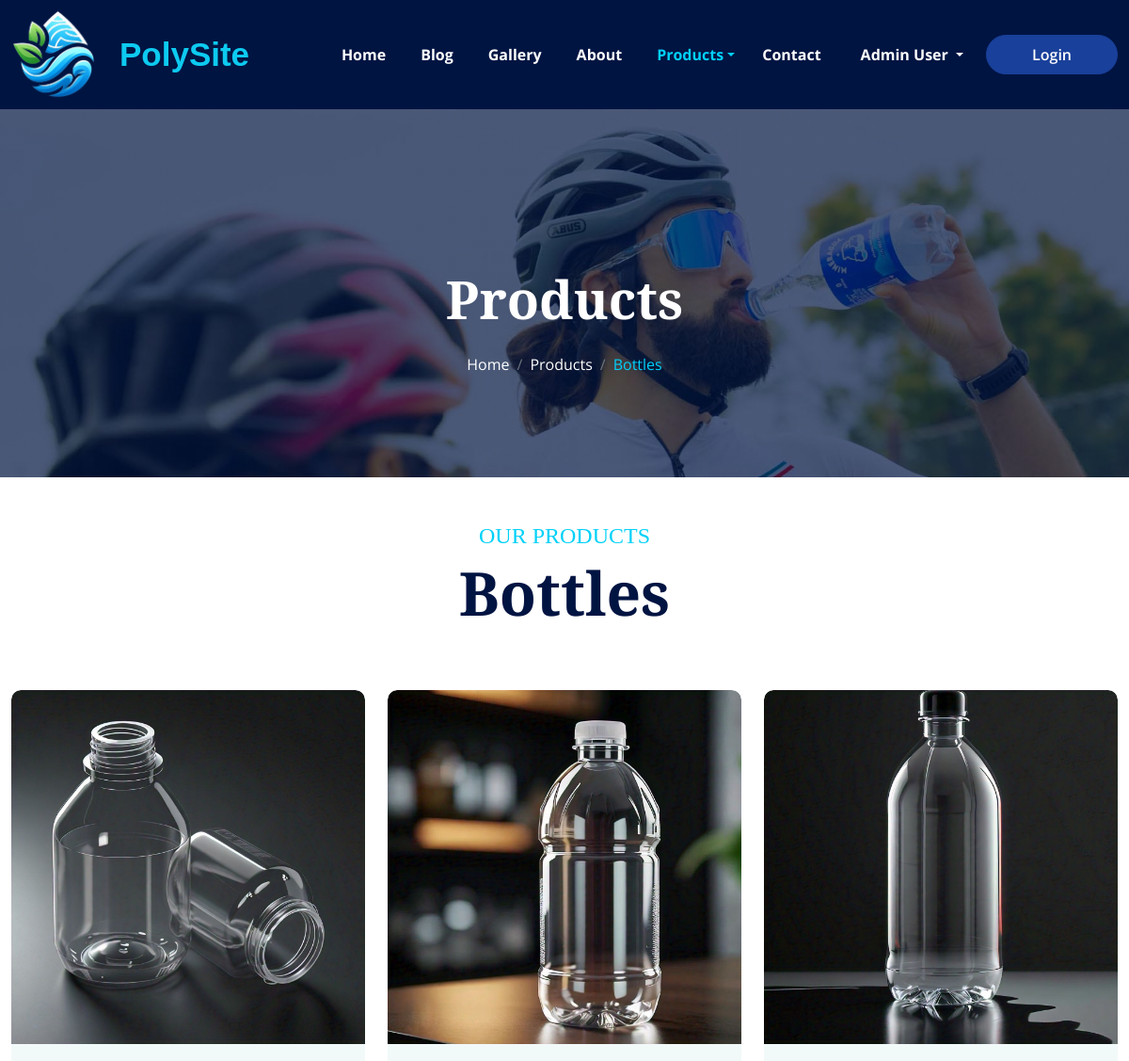
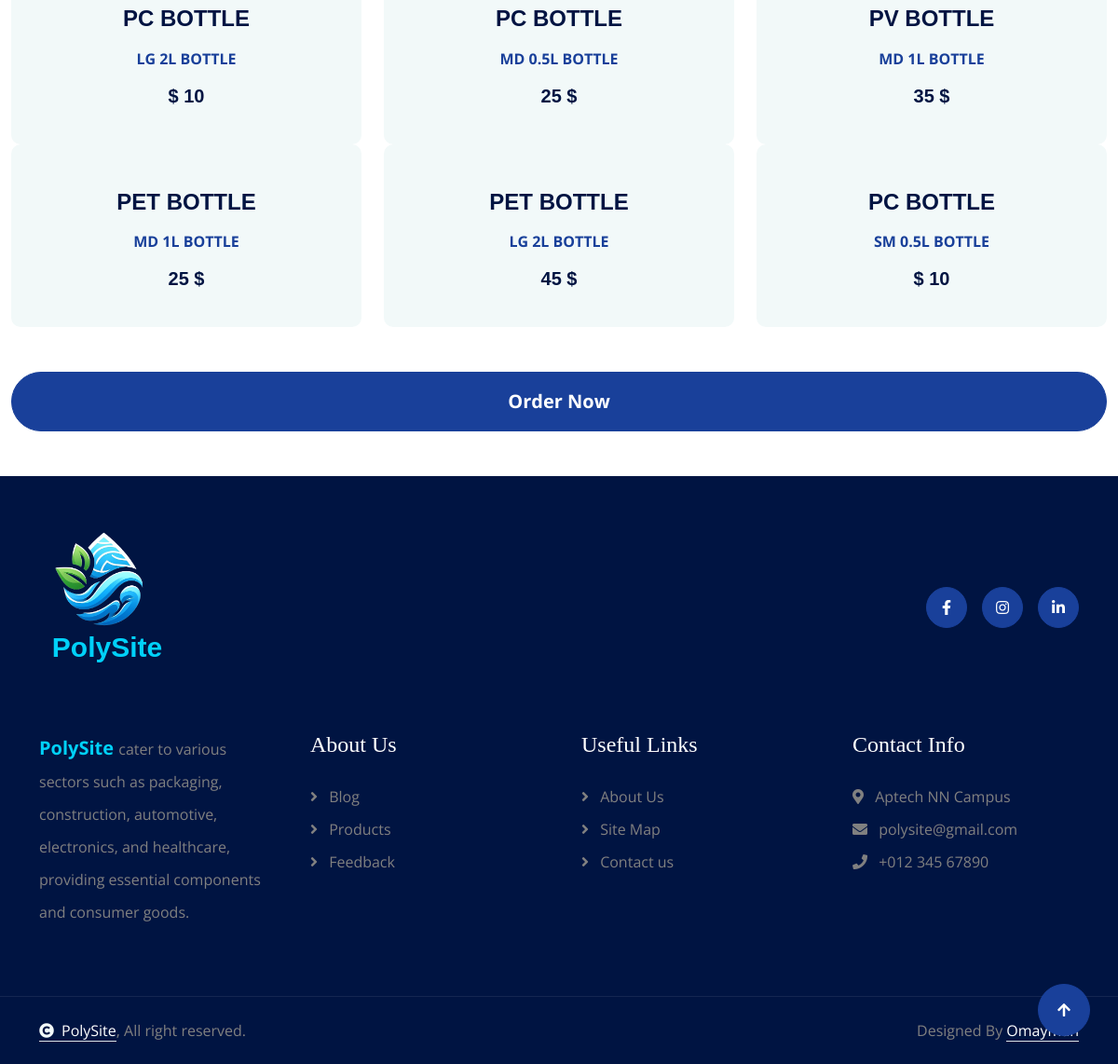
Screenshot of /bottles.php (signed in) with the database file from the repository (2 pictures, top to bottom).
### tables this page shows
CREATE TABLE `product_bottle_upload` (
  `id` int(200) NOT NULL,
  `file_name` varchar(300) NOT NULL,
  `title` varchar(200) NOT NULL,
  `description` varchar(300) NOT NULL,
  `price` varchar(300) NOT NULL
);

### bottles.php (the view, shortened to what this page needs)
<?php
include 'configuration.php';
?>
<!DOCTYPE html>
<html lang="en">
<head>
    <link rel="stylesheet" href="https://use.fontawesome.com/releases/v5.15.4/css/all.css" />
    <link href="https://cdn.jsdelivr.net/npm/bootstrap-icons@1.4.1/font/bootstrap-icons.css" rel="stylesheet">
    <link href="lib/animate/animate.min.css" rel="stylesheet">
    <link href="lib/owlcarousel/assets/owl.carousel.min.css" rel="stylesheet">
    <link href="css/bootstrap.min.css" rel="stylesheet">
    <link href="css/style.css" rel="stylesheet">
    <link href="css/nav.css" rel="stylesheet">
</head>
<body>
    <nav class="navbar navbar-expand-lg navbar-light bg-dark">
        <div class="container-fluid">
            <a href="index.php"><img src="img/PolysiteLogo1.png" style="height: 100px;"></a>
            <h4 class="pt-2 px-4 text-info polysite-text" style="font-family: sans-serif; font-weight:bold; font-size: 35px; ">PolySite</h4>
            <div class="collapse navbar-collapse" id="navbarCollapse">
                <div class="navbar-nav ms-auto py-0">
                    <a href="index.php" class="nav-item nav-link px-3" style=" margin-right: 5px; font-weight: bold;">Home</a>
                    <a href="blog.php" class="nav-item nav-link  px-3" style="font-weight: bold; margin-right: 5px;">Blog</a>
                    <a href="gallery.php" class="nav-item nav-link  px-3" style="font-weight: bold; margin-right: 5px;">Gallery</a>
                    <a href="about.php" class="nav-item nav-link px-3" style="font-weight: bold; margin-right: 5px;">About</a>
                    <div class="nav-item dropdown">
                        <a href="#" class="nav-link dropdown-toggle active px-3" style="font-weight: bold; margin-right: 5px;" data-bs-toggle="dropdown">Products</a>
                    </div>
                    <a href="contact.php" class="nav-item nav-link px-2" style="font-weight: bold; margin-right: 10px;">Contact</a>
                    <div class="nav-item dropdown px-3">
                        <a href="#" class="nav-link dropdown-toggle" data-bs-toggle="dropdown">
                            <span class="d-none d-lg-inline-flex"><?php echo "$_SESSION[username]" ?></span>
                        </a>
                    </div>
                </div>
                <a href="signup.php" class="btn btn-secondary rounded-pill d-inline-flex flex-shrink-0 py-2 px-5">Login</a>
            </div>
        </div>
    </nav>
    <div class="container-fluid bg-breadcrumb">
        <div class="container text-center py-5" style="max-width: 900px;">
            <h4 class="text-white display-4 mb-4 wow fadeInDown" data-wow-delay="0.1s">Products</h4>
            <ol class="breadcrumb d-flex justify-content-center mb-0 wow fadeInDown" data-wow-delay="0.3s">
                <li class="breadcrumb-item"><a href="index.php">Home</a></li>
                <li class="breadcrumb-item"><a href="#">Products</a></li>
                <li class="breadcrumb-item active text-primary">Bottles </li>
            </ol>
        </div>
    </div>
    <div class="container-fluid blog py-5">
        <div class="text-center mx-auto pb-5 wow fadeInUp" data-wow-delay="0.2s" style="max-width: 800px;">
            <h4 class="text-uppercase text-primary">Our Products</h4>
            <h1 class="display-3 text-capitalize mb-3">Bottles</h1>
        </div>
        <div class="row g-4 justify-content-center">
            <div class="col-md-4 wow fadeInUp" data-wow-delay="0.6s">
                <?php
                $query1 = "SELECT * FROM `product_bottle_upload` WHERE `id` = '1'";
                $validate2 = mysqli_query($connection, $query1);
                while ($show = mysqli_fetch_assoc($validate2)) {
                ?>
                    <div class="product-item">
                        <div class="product-img">
                            <?php $imagepath = "Admin Panel/bottles_upload_img/" . $show['file_name'] ?>
                            <img src="<?php echo $imagepath; ?>" class="img-fluid rounded-top w-100" alt="">
                        </div>
                        <div class="product-content rounded-bottom p-4">
                            <p style="font-family:sans-serif;" class="h4 mb-3 fw-bold text-center"><?php echo $show['title'] ?></p>
                            <p class="mb-3 text-center text-secondary fw-bold"><?php echo $show['description'] ?></p>
                            <p style="font-family: sans-serif;" class="fw-bold h5 text-center mb-3"><?php echo $show['price'] ?></p>
                        </div>
                    </div>
                <?PHP } ?>
            </div>
            <div class="col-md-4 wow fadeInUp" data-wow-delay="0.6s">
                <?php
                $query1 = "SELECT * FROM `product_bottle_upload` WHERE `id` = '2'";
                $validate2 = mysqli_query($connection, $query1);
                while ($show = mysqli_fetch_assoc($validate2)) {
                ?>
                    <div class="product-item">
                        <div class="product-img">
                            <?php $imagepath = "Admin Panel/bottles_upload_img/" . $show['file_name'] ?>
                            <img src="<?php echo $imagepath; ?>" class="img-fluid rounded-top w-100" alt="">
                        </div>
                        <div class="product-content rounded-bottom p-4">
                            <p style="font-family:sans-serif;" class="h4 mb-3 fw-bold text-center"><?php echo $show['title'] ?></p>
                            <p class="mb-3 text-center text-secondary fw-bold"><?php echo $show['description'] ?></p>
                            <p style="font-family: sans-serif;" class="fw-bold h5 text-center mb-3"><?php echo $show['price'] ?></p>
                        </div>
                    </div>
                <?PHP } ?>
            </div>
            <div class="col-md-4 wow fadeInUp" data-wow-delay="0.6s">
                <?php
                $query1 = "SELECT * FROM `product_bottle_upload` WHERE `id` = '3'";
                $validate2 = mysqli_query($connection, $query1);
                while ($show = mysqli_fetch_assoc($validate2)) {
                ?>
                    <div class="product-item">
                        <div class="product-img">
                            <?php $imagepath = "Admin Panel/bottles_upload_img/" . $show['file_name'] ?>
                            <img src="<?php echo $imagepath; ?>" class="img-fluid rounded-top w-100" alt="">
                        </div>
                        <div class="product-content rounded-bottom p-4">
                            <p style="font-family:sans-serif;" class="h4 mb-3 fw-bold text-center"><?php echo $show['title'] ?></p>
                            <p class="mb-3 text-center text-secondary fw-bold"><?php echo $show['description'] ?></p>
                            <p style="font-family: sans-serif;" class="fw-bold h5 text-center mb-3"><?php echo $show['price'] ?></p>
                        </div>
                    </div>
                <?PHP } ?>
            </div>
        </div>
        <div class="row g-4 justify-content-center">
            <div class="col-md-4 wow fadeInUp" data-wow-delay="0.6s">
                <?php
                $query1 = "SELECT * FROM `product_bottle_upload` WHERE `id` = '4'";
                $validate2 = mysqli_query($connection, $query1);
                while ($show = mysqli_fetch_assoc($validate2)) {
                ?>
                    <div class="product-item">
                        <div class="product-img">
                        </div>
                        <div class="product-content rounded-bottom p-4">
                            <p style="font-family:sans-serif;" class="h4 mb-3 fw-bold text-center"><?php echo $show['title'] ?></p>
                            <p class="mb-3 text-center text-secondary fw-bold"><?php echo $show['description'] ?></p>
                            <p style="font-family: sans-serif;" class="fw-bold h5 text-center mb-3"><?php echo $show['price'] ?></p>
                        </div>
                    </div>
                <?PHP } ?>
            </div>
            <div class="col-md-4 wow fadeInUp" data-wow-delay="0.6s">
                <?php
                $query1 = "SELECT * FROM `product_bottle_upload` WHERE `id` = '5'";
                $validate2 = mysqli_query($connection, $query1);
                while ($show = mysqli_fetch_assoc($validate2)) {
                ?>
                    <div class="product-item">
                        <div class="product-img">
                        </div>
                        <div class="product-content rounded-bottom p-4">
                            <p style="font-family:sans-serif;" class="h4 mb-3 fw-bold text-center"><?php echo $show['title'] ?></p>
                            <p class="mb-3 text-center text-secondary fw-bold"><?php echo $show['description'] ?></p>
                            <p style="font-family: sans-serif;" class="fw-bold h5 text-center mb-3"><?php echo $show['price'] ?></p>
                        </div>
                    </div>
                <?PHP } ?>
            </div>
            <div class="col-md-4 wow fadeInUp" data-wow-delay="0.6s">
                <?php
                $query1 = "SELECT * FROM `product_bottle_upload` WHERE `id` = '6'";
                $validate2 = mysqli_query($connection, $query1);
                while ($show = mysqli_fetch_assoc($validate2)) {
                ?>
                    <div class="product-item">
                        <div class="product-img">
                        </div>
                        <div class="product-content rounded-bottom p-4">
                            <p style="font-family:sans-serif;" class="h4 mb-3 fw-bold text-center"><?php echo $show['title'] ?></p>
                            <p class="mb-3 text-center text-secondary fw-bold"><?php echo $show['description'] ?></p>
                            <p style="font-family: sans-serif;" class="fw-bold h5 text-center mb-3"><?php echo $show['price'] ?></p>
                        </div>
                    </div>
                <?PHP } ?>
            </div>
        </div>
    </div>
    <div class="container-fluid text-center">
        <a href="bottles_order.php" class="btn btn-secondary w-100 rounded-pill pt-3 pb-3" style="font-size: 20px; font-weight:bold; ">Order Now</a>
    </div><br><br>
    <div class="container-fluid footer py-2 wow fadeIn" data-wow-delay="0.2s">
        <div class="container py-5">
            <div class="row g-5 mb-5 align-items-center">
                <div class="col-lg-2">
                    <div class="position-relative mx-auto text-center">
                        <h3 class="text-primary mb-4">
                            <i class="text-primary me-3">
                                <img src="img/PolysiteLogo1.png" alt="Logo" style="width: 100px;">
                            </i>
                            <p style="font-family: sans-serif; font-size: 30px;font-weight: bold;">PolySite</p>
                        </h3>
                    </div>
                </div>
                <div class="col-lg-5 ms-lg-auto">
                    <div class="d-flex align-items-center justify-content-center justify-content-lg-end">
                        <a class="btn btn-secondary btn-md-square rounded-circle me-3" target="_blank" href="https://www.facebook.com/"><i class="fab fa-facebook-f"></i></a>
                        <a class="btn btn-secondary btn-md-square rounded-circle me-3" target="_blank" href="https://www.instagram.com/"><i class="fab fa-instagram"></i></a>
                        <a class="btn btn-secondary btn-md-square rounded-circle me-0" target="_blank" href="https://pk.linkedin.com/"><i class="fab fa-linkedin-in"></i></a>
                    </div>
                </div>
            </div>
            <div class="row g-5">
                <div class="col-md-6 col-lg-6 col-xl-3">
                    <div class="footer-item d-flex flex-column">
                        <div class="footer-item">
                            <p class="mb-3"><b class="text-primary" style="font-size: 20px;">PolySite </b> cater to various sectors such as packaging, construction, automotive, electronics, and healthcare, providing essential components and consumer goods.</p>
                        </div>
                    </div>
                </div>
                <div class="col-md-6 col-lg-6 col-xl-3">
                    <div class="footer-item d-flex flex-column">
                        <h4 class="text-white mb-4">About Us</h4>
                        <a href="blog.php"><i class="fas fa-angle-right me-2"></i> Blog </a>
                        <a href="gallery.php"><i class="fas fa-angle-right me-2"></i> Products</a>
                        <a href="feedback.php"><i class="fas fa-angle-right me-2"></i> Feedback</a>
                    </div>
                </div>
                <div class="col-md-6 col-lg-6 col-xl-3">
                    <div class="footer-item d-flex flex-column">
                        <h4 class="text-white mb-4">Useful Links</h4>
                        <a href="about.php"><i class="fas fa-angle-right me-2"></i> About Us </a>
                        <a href="#" target="_blank"><i class="fas fa-angle-right me-2"></i> Site Map</a>
                        <a href="contact.php"><i class="fas fa-angle-right me-2"></i> Contact us</a>
                    </div>
                </div>
                <div class="col-md-6 col-lg-6 col-xl-3">
                    <div class="footer-item d-flex flex-column">
                        <h4 class="text-white mb-4">Contact Info</h4>
                        <a href="https://aptech-education.com.pk/" target="_blank"><i class="fa fa-map-marker-alt me-2"></i> Aptech NN Campus</a>
                        <a href="mailto:info@example.com"><i class="fas fa-envelope me-2"></i> polysite@gmail.com</a>
                        <a href="tel:+012 345 67890"><i class="fas fa-phone me-2"></i> +012 345 67890</a>
                    </div>
                </div>
            </div>
        </div>
    </div>
    <div class="container-fluid copyright py-4">
        <div class="container">
            <div class="row g-4 align-items-center">
                <div class="col-md-6 text-center text-md-start mb-md-0">
                    <span class="text-body"><a href="#" class="border-bottom text-white"><i class="fas fa-copyright text-light me-2"></i>PolySite</a>, All right reserved.</span>
                </div>
                <div class="col-md-6 text-center text-md-end text-body">
                    Designed By <a class="border-bottom text-white" href="#">Omaymah</a>
                </div>
            </div>
        </div>
    </div>
    <a href="#" class="btn btn-secondary btn-lg-square rounded-circle back-to-top"><i class="fa fa-arrow-up"></i></a>
</body>
</html>

### rows the page displays
product_bottle_upload: file_name (picture), title "PC BOTTLE", description "LG 2L BOTTLE", price "$ 10"
product_bottle_upload: file_name (picture), title "PC BOTTLE", description "MD 0.5L BOTTLE", price "25 $"
product_bottle_upload: file_name (picture), title "PV BOTTLE", description "MD 1L BOTTLE", price "35 $"
product_bottle_upload: title "PET BOTTLE", description "MD 1L BOTTLE", price "25 $"
product_bottle_upload: title "PET BOTTLE", description "LG 2L BOTTLE", price "45 $"
product_bottle_upload: title "PC BOTTLE", description "SM 0.5L BOTTLE", price "$ 10"

### other values shown
$_SESSION[username] "Admin User"
